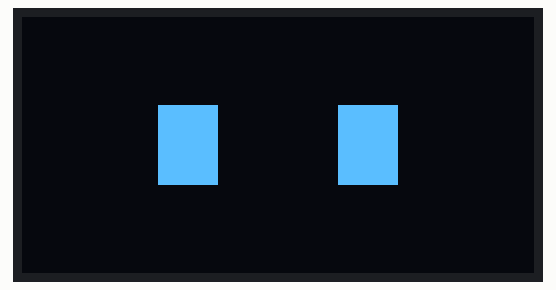
Simulated run of this sketch. Board: ESP32. Shown: 128×64 one-colour display. WiFi joins after 1.5 s; servers stay silent unless stated; what the sketch prints to the serial monitor is not drawn.

Above: at 1.9 s.
At 66.12 s:
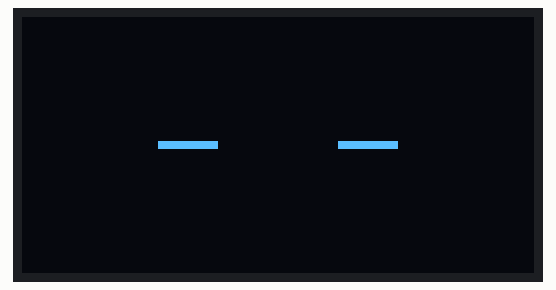
At 128.27 s:
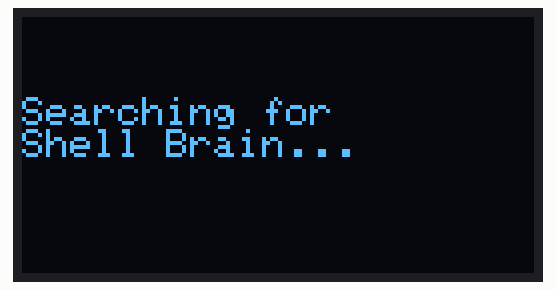

The sketch:

Shell-AI_ESPcode.ino
```cpp
#include <WiFi.h>
#include <Wire.h>
#include <Adafruit_GFX.h>
#include <Adafruit_SSD1306.h>

// --- CONFIGURATION ---
const char* ssid = "YOUR_SSID"; //MAKE SURE TO USE A 2.4Ghz WIFI
const char* password = "YOUR_PASS";
const char* host = "XXXX"; // EXACT IP address of your PC running Python
const uint16_t port = 8080;

// --- OLED SETUP ---
#define SCREEN_WIDTH 128
#define SCREEN_HEIGHT 64
#define OLED_RESET    -1

Adafruit_SSD1306 display(SCREEN_WIDTH, SCREEN_HEIGHT, &Wire, OLED_RESET);

WiFiClient client;
String currentState = "IDLE";

void setup() {
  Serial.begin(115200);

  // Initialize OLED
  if(!display.begin(SSD1306_SWITCHCAPVCC, 0x3C)) {
    Serial.println(F("SSD1306 allocation failed"));
    for(;;);
  }

  display.clearDisplay();
  display.setTextSize(1);
  display.setTextColor(SSD1306_WHITE);
  display.setCursor(0, 20);
  display.println("Connecting WiFi...");
  display.display();

  // Connect to WiFi
  WiFi.begin(ssid, password);
  while (WiFi.status() != WL_CONNECTED) {
    delay(500);
    Serial.print(".");
  }
  Serial.println("\nWiFi connected.");
}

void loop() {
  // Keep TCP Connection alive

  if (!client.connected()) {
    display.clearDisplay();
    display.setCursor(0, 20);
    display.println("Searching for\nShell Brain...");
    display.display();

    Serial.println("Connecting to Python Server...");
    if (client.connect(host, port)) {
      Serial.println("Connected!");
      currentState = "IDLE";
    } else {
      delay(2000);
      return;
    }

  }

  // Read incoming animation commands from Python
  if (client.available()) {
    String line = client.readStringUntil('\n');
    line.trim();
    if (line.startsWith("ANIMATION:")) {
      currentState = line.substring(10); // Extract state after "ANIMATION:"
    }

  }


  drawFace(currentState);

  delay(20);
}

// --- ANIMATION DRAWING FUNCTIONS ---
void drawFace(String state) {
  display.clearDisplay();
  unsigned long t = millis();
  int centerX = SCREEN_WIDTH / 2;
  int centerY = SCREEN_HEIGHT / 2;

  if (state == "IDLE") {

    bool isBlinking = (t % 3000) < 150;
    int eyeHeight = isBlinking ? 2 : 20; // Flatten eyes if blinking
    int eyeY = isBlinking ? centerY - 1 : centerY - 10;
    display.fillRect(centerX - 30, eyeY, 15, eyeHeight, SSD1306_WHITE);
    display.fillRect(centerX + 15, eyeY, 15, eyeHeight, SSD1306_WHITE);
  }

  else if (state == "LISTENING") {

    int radius = 13 + 3 * sin(t / 150.0);

    display.fillCircle(centerX - 25, centerY, radius, SSD1306_WHITE);
    display.fillCircle(centerX + 25, centerY, radius, SSD1306_WHITE);
  }

  else if (state == "THINKING") {

    int offset = 12 * sin(t / 200.0);

    display.fillRect(centerX - 30 + offset, centerY - 5, 20, 5, SSD1306_WHITE);
    display.fillRect(centerX + 10 + offset, centerY - 5, 20, 5, SSD1306_WHITE);
  }

  else if (state == "SPEAKING") {
    // Static eyes
    display.fillRect(centerX - 30, centerY - 20, 15, 10, SSD1306_WHITE);
    display.fillRect(centerX + 15, centerY - 20, 15, 10, SSD1306_WHITE);

    int mouthHeight = 4 + 8 * abs(sin(t / 80.0));

    display.fillRoundRect(centerX - 10, centerY + 5, 20, mouthHeight, 2, SSD1306_WHITE);
  }

  display.display();
}
```

Measured:
- what the display in image 0 shows lasts 1.2 s, from 1.8 s to 3.0 s
